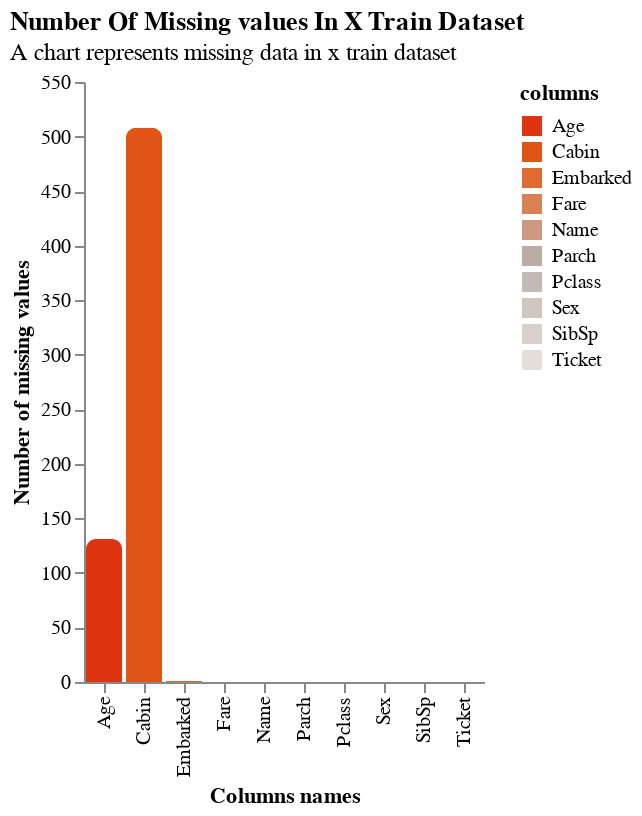

The code cell stored with this chart in its notebook:
### Code cell
plot_nan(
    train_x,
    name='x train dataset',
    only_nan=False
)

### Figure 1 — Vega-Lite specification as saved in the notebook (floating-point values rounded to 4 significant figures)
{"$schema": "https://vega.github.io/schema/vega-lite/v5.20.1.json", "config": {"axis": {"grid": false}, "view": {"continuousHeight": 300, "continuousWidth": 300, "stroke": null}}, "data": {"name": "data-e69c147bd25ee815377b21c57a02428e"}, "datasets": {"data-e69c147bd25ee815377b21c57a02428e": [{"columns": "Pclass", "percent_nan": 0, "total_nan": 0}, {"columns": "Name", "percent_nan": 0, "total_nan": 0}, {"columns": "Sex", "percent_nan": 0, "total_nan": 0}, {"columns": "Age", "percent_nan": 20, "total_nan": 131}, {"columns": "SibSp", "percent_nan": 0, "total_nan": 0}, {"columns": "Parch", "percent_nan": 0, "total_nan": 0}, {"columns": "Ticket", "percent_nan": 0, "total_nan": 0}, {"columns": "Fare", "percent_nan": 0, "total_nan": 0}, {"columns": "Cabin", "percent_nan": 76, "total_nan": 508}, {"columns": "Embarked", "percent_nan": 0, "total_nan": 1}]}, "encoding": {"color": {"field": "columns", "legend": {"orient": "right"}, "scale": {"reverse": true, "scheme": "lightgreyred"}, "type": "nominal"}, "text": {"field": "columns", "type": "nominal"}, "tooltip": [{"field": "columns", "type": "nominal"}, {"field": "total_nan", "type": "quantitative"}, {"field": "percent_nan", "type": "quantitative"}], "x": {"field": "columns", "title": "Columns names", "type": "nominal"}, "y": {"field": "total_nan", "title": "Number of missing values", "type": "quantitative"}}, "mark": {"cornerRadiusTopLeft": 5, "cornerRadiusTopRight": 5, "type": "bar"}, "title": {"anchor": "start", "subtitle": "A chart represents missing data in x train dataset", "text": "Number Of Missing values In X Train Dataset"}}
